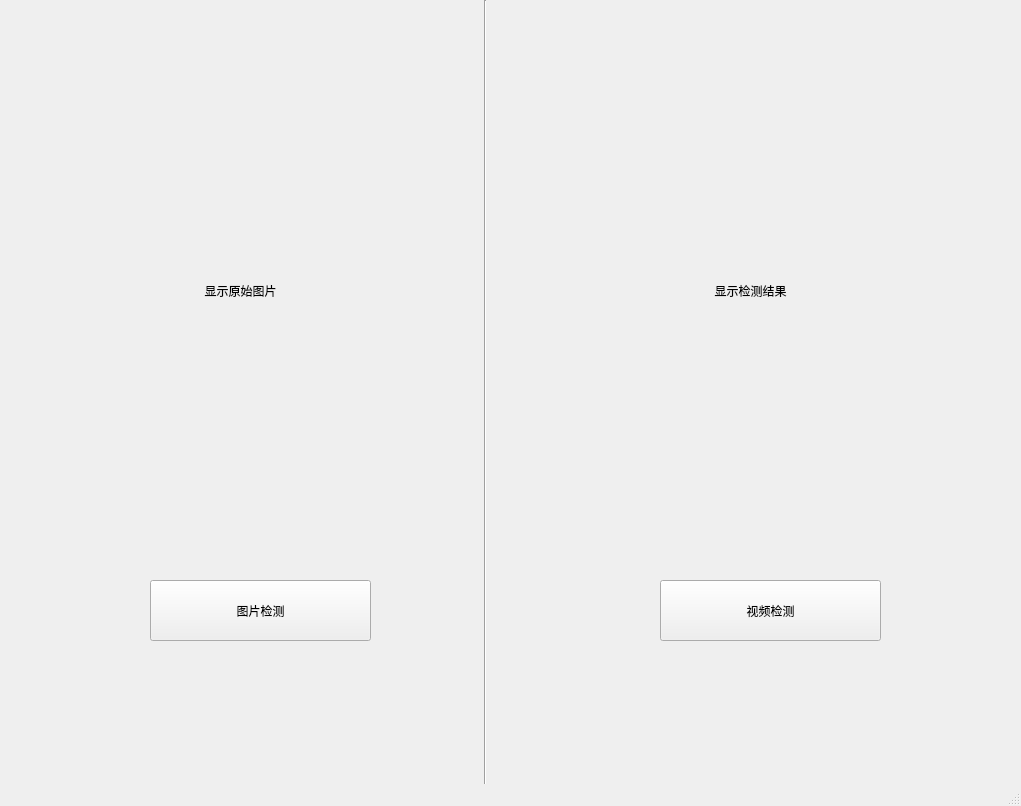
<?xml version="1.0" encoding="UTF-8"?>
<ui version="4.0">
 <class>MainWindow</class>
 <widget class="QMainWindow" name="MainWindow">
  <property name="geometry">
   <rect>
    <x>0</x>
    <y>0</y>
    <width>1021</width>
    <height>806</height>
   </rect>
  </property>
  <property name="windowTitle">
   <string>MainWindow</string>
  </property>
  <widget class="QWidget" name="centralwidget">
   <widget class="QLabel" name="input">
    <property name="geometry">
     <rect>
      <x>0</x>
      <y>0</y>
      <width>481</width>
      <height>581</height>
     </rect>
    </property>
    <property name="text">
     <string>显示原始图片</string>
    </property>
    <property name="alignment">
     <set>Qt::AlignCenter</set>
    </property>
   </widget>
   <widget class="QLabel" name="output">
    <property name="geometry">
     <rect>
      <x>480</x>
      <y>0</y>
      <width>541</width>
      <height>581</height>
     </rect>
    </property>
    <property name="text">
     <string>显示检测结果</string>
    </property>
    <property name="alignment">
     <set>Qt::AlignCenter</set>
    </property>
   </widget>
   <widget class="Line" name="line">
    <property name="geometry">
     <rect>
      <x>380</x>
      <y>0</y>
      <width>211</width>
      <height>791</height>
     </rect>
    </property>
    <property name="orientation">
     <enum>Qt::Vertical</enum>
    </property>
   </widget>
   <widget class="QPushButton" name="det_img">
    <property name="geometry">
     <rect>
      <x>150</x>
      <y>580</y>
      <width>221</width>
      <height>61</height>
     </rect>
    </property>
    <property name="text">
     <string>图片检测</string>
    </property>
   </widget>
   <widget class="QPushButton" name="det_video">
    <property name="geometry">
     <rect>
      <x>660</x>
      <y>580</y>
      <width>221</width>
      <height>61</height>
     </rect>
    </property>
    <property name="text">
     <string>视频检测</string>
    </property>
   </widget>
  </widget>
  <widget class="QStatusBar" name="statusbar"/>
 </widget>
 <resources/>
 <connections/>
</ui>
